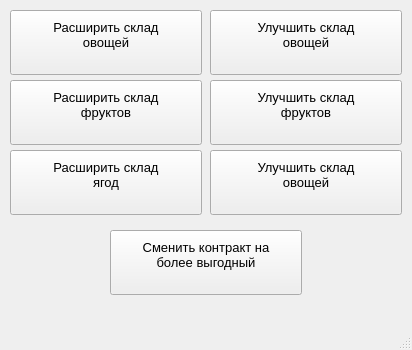
<?xml version="1.0" encoding="UTF-8"?>
<ui version="4.0">
 <class>UpgradesWindow</class>
 <widget class="QMainWindow" name="UpgradesWindow">
  <property name="enabled">
   <bool>true</bool>
  </property>
  <property name="geometry">
   <rect>
    <x>0</x>
    <y>0</y>
    <width>412</width>
    <height>350</height>
   </rect>
  </property>
  <property name="sizePolicy">
   <sizepolicy hsizetype="Fixed" vsizetype="Fixed">
    <horstretch>0</horstretch>
    <verstretch>0</verstretch>
   </sizepolicy>
  </property>
  <property name="minimumSize">
   <size>
    <width>412</width>
    <height>350</height>
   </size>
  </property>
  <property name="maximumSize">
   <size>
    <width>412</width>
    <height>350</height>
   </size>
  </property>
  <property name="windowTitle">
   <string>Upgrades</string>
  </property>
  <property name="autoFillBackground">
   <bool>false</bool>
  </property>
  <property name="tabShape">
   <enum>QTabWidget::Rounded</enum>
  </property>
  <widget class="QWidget" name="centralwidget">
   <widget class="QPushButton" name="VegetablesBEUpgrade">
    <property name="geometry">
     <rect>
      <x>10</x>
      <y>10</y>
      <width>192</width>
      <height>65</height>
     </rect>
    </property>
    <property name="font">
     <font>
      <pointsize>10</pointsize>
     </font>
    </property>
    <property name="text">
     <string>Расширить склад
овощей
</string>
    </property>
   </widget>
   <widget class="QPushButton" name="FruitsBEUpgrade">
    <property name="geometry">
     <rect>
      <x>10</x>
      <y>80</y>
      <width>192</width>
      <height>65</height>
     </rect>
    </property>
    <property name="font">
     <font>
      <pointsize>10</pointsize>
     </font>
    </property>
    <property name="text">
     <string>Расширить склад
фруктов
</string>
    </property>
   </widget>
   <widget class="QPushButton" name="BerriesBEUpgrade">
    <property name="geometry">
     <rect>
      <x>10</x>
      <y>150</y>
      <width>192</width>
      <height>65</height>
     </rect>
    </property>
    <property name="font">
     <font>
      <pointsize>10</pointsize>
     </font>
    </property>
    <property name="text">
     <string>Расширить склад
ягод
</string>
    </property>
   </widget>
   <widget class="QPushButton" name="VegetablesUpgrade">
    <property name="geometry">
     <rect>
      <x>210</x>
      <y>10</y>
      <width>192</width>
      <height>65</height>
     </rect>
    </property>
    <property name="font">
     <font>
      <pointsize>10</pointsize>
     </font>
    </property>
    <property name="text">
     <string>Улучшить склад
овощей
</string>
    </property>
   </widget>
   <widget class="QPushButton" name="FruitsUpgrade">
    <property name="geometry">
     <rect>
      <x>210</x>
      <y>80</y>
      <width>192</width>
      <height>65</height>
     </rect>
    </property>
    <property name="font">
     <font>
      <pointsize>10</pointsize>
     </font>
    </property>
    <property name="text">
     <string>Улучшить склад
фруктов
</string>
    </property>
   </widget>
   <widget class="QPushButton" name="BerriesUpgrade">
    <property name="geometry">
     <rect>
      <x>210</x>
      <y>150</y>
      <width>192</width>
      <height>65</height>
     </rect>
    </property>
    <property name="font">
     <font>
      <pointsize>10</pointsize>
     </font>
    </property>
    <property name="text">
     <string>Улучшить склад
овощей
</string>
    </property>
   </widget>
   <widget class="QPushButton" name="ContractUpgrade">
    <property name="geometry">
     <rect>
      <x>110</x>
      <y>230</y>
      <width>192</width>
      <height>65</height>
     </rect>
    </property>
    <property name="font">
     <font>
      <pointsize>10</pointsize>
     </font>
    </property>
    <property name="text">
     <string>Сменить контракт на
более выгодный
</string>
    </property>
   </widget>
  </widget>
  <widget class="QMenuBar" name="menubar">
   <property name="geometry">
    <rect>
     <x>0</x>
     <y>0</y>
     <width>412</width>
     <height>25</height>
    </rect>
   </property>
  </widget>
  <widget class="QStatusBar" name="statusbar"/>
 </widget>
 <resources/>
 <connections/>
</ui>
